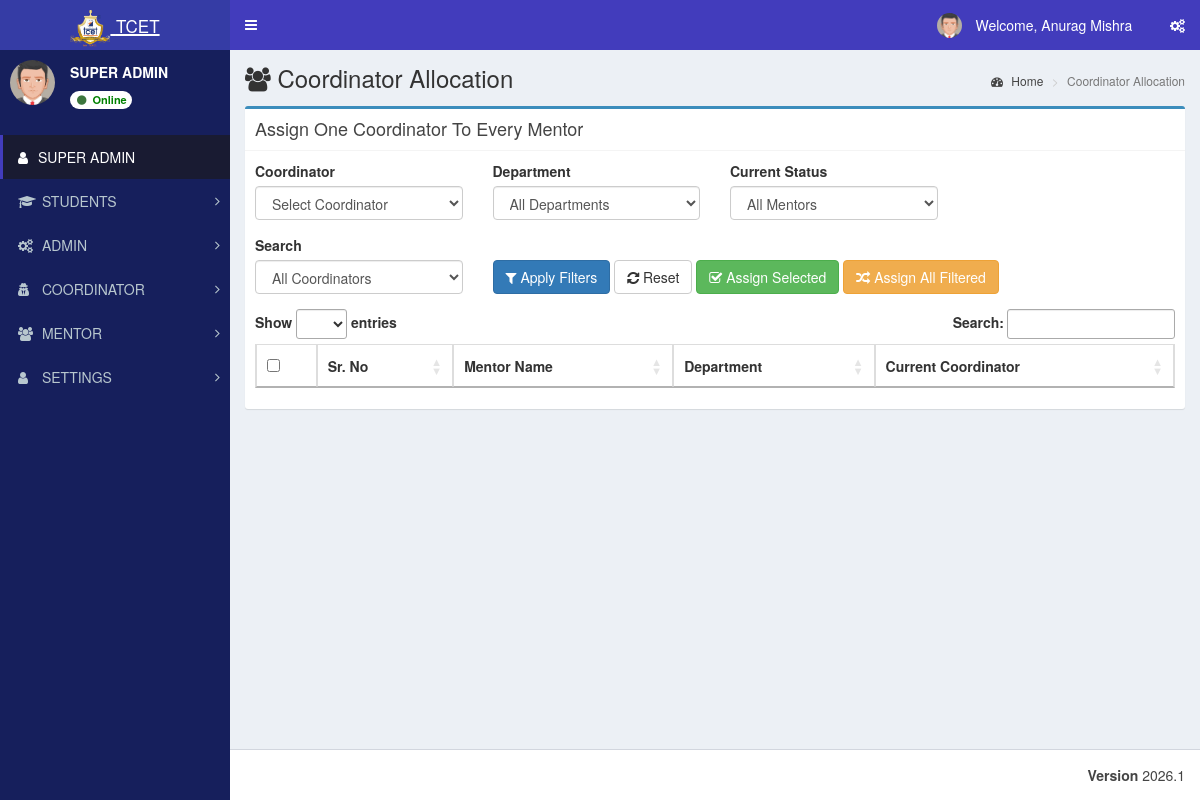
Screenshot of /admin/coordinator_allocation.php (signed in) with the database file from the repository.
### tables this page shows
CREATE TABLE `st_role_master` (
  `role_id` int(11) NOT NULL,
  `role_name` varchar(100) NOT NULL
);

CREATE TABLE `st_menu_master` (
  `menu_id` int(11) NOT NULL,
  `menu_name` varchar(100) NOT NULL,
  `menu_icon` varchar(100) NOT NULL DEFAULT 'fa fa-folder'
);

### database/db_connect.php (called while the page is built, shortened)
<?php
class DBController
{
    public $host = "localhost";
    public $user = "root";
    public $password = "";
    public $database = "tcet_st";
    function __construct()
    {
        $this->conn = $this->connectDB();
    }
    function connectDB()
    {
      $conn = @mysqli_connect($this->host,$this->user,$this->password,$this->database);
      return $conn;
    }
}
?>

### admin/coordinator_allocation.php (the view, shortened to what this page needs)
<?php
require "../database/db_connect.php";
include "header/header.php";
?>
<div class="content-wrapper">
  <section class="content-header">
    <h1><i class="fa fa-users"></i> Coordinator Allocation</h1>
    <ol class="breadcrumb">
      <li><a href="index.php"><i class="fa fa-dashboard"></i> Home</a></li>
      <li class="active">Coordinator Allocation</li>
    </ol>
  </section>
  <section class="content">
    <div class="row">
      <div class="col-md-12">
        <div class="box box-primary">
          <div class="box-header with-border">
            <h3 class="box-title">Assign One Coordinator To Every Mentor</h3>
          </div>
          <div class="box-body">
            <div class="row" style="margin-bottom: 15px;">
              <div class="col-md-3">
                <label>Coordinator</label>
                <select class="form-control" id="coordinator_id">
                  <option value="">Select Coordinator</option>
                </select>
              </div>
              <div class="col-md-3">
                <label>Department</label>
                <select class="form-control" id="department_id">
                  <option value="">All Departments</option>
                </select>
              </div>
              <div class="col-md-3">
                <label>Current Status</label>
                <select class="form-control" id="assignment_status">
                  <option value="">All Mentors</option>
                </select>
              </div>
            </div>
            <div class="row" style="margin-bottom: 15px;">
              <div class="col-md-3">
                <label>Search</label>
                <select class="form-control" id="coordinator_filter">
                  <option value="">All Coordinators</option>
                </select>
              </div>
              <div class="col-md-9" style="padding-top: 25px;">
                <button type="button" class="btn btn-primary" id="apply_filters"><i class="fa fa-filter"></i> Apply Filters</button>
                <button type="button" class="btn btn-default" id="reset_filters"><i class="fa fa-refresh"></i> Reset</button>
                <button type="button" class="btn btn-success" id="assign_selected_btn"><i class="fa fa-check-square-o"></i> Assign Selected</button>
                <button type="button" class="btn btn-warning" id="assign_filtered_btn"><i class="fa fa-random"></i> Assign All Filtered</button>
              </div>
            </div>
            <div class="table-responsive">
              <table id="coordinatorAllocationTable" class="table table-bordered table-striped" width="100%">
                <thead>
                  <tr>
                    <th><input type="checkbox" id="select_all_mentors"></th>
                    <th>Sr. No</th>
                    <th>Mentor Name</th>
                    <th>Department</th>
                    <th>Current Coordinator</th>
                  </tr>
                </thead>
              </table>
            </div>
          </div>
        </div>
      </div>
    </div>
  </section>
</div>
<link rel="stylesheet" type="text/css" href="https://cdn.datatables.net/1.10.19/css/jquery.dataTables.css">
<?php include "header/footer.php"; ?>

### admin/header/header.php (shortened to what this page needs)
<?php
include_once("../database/db_connect.php");
$db_handle = new DBController();
$sessionLoginId = intval($_SESSION['user_login_id'] ?? $_SESSION['user_session'] ?? 0);
$username = '';
$userid = 0;
$usertype = 0;
$sql = "SELECT l.login_id, l.username, l.user_id, u.role_id, u.user_name, r.role_name
	    FROM st_login l
	    LEFT JOIN st_user_master u ON u.user_id = l.user_id
	    LEFT JOIN st_role_master r ON r.role_id = u.role_id
	    WHERE l.login_id='" . $sessionLoginId . "' LIMIT 1";
$result = mysqli_query($db_handle->conn, $sql);
if ($result && $result->num_rows > 0) {
	$row = $result->fetch_assoc();
	$username = $row['username'];
	$userid = intval($row['user_id']);
	$usertype = intval($row['role_id']);
}
$name = $username;
$profileSql = "SELECT COALESCE(NULLIF(TRIM(u.user_name), ''), l.username) AS user_name
			   FROM st_login l
			   LEFT JOIN st_user_master u ON u.user_id = l.user_id
			   WHERE l.user_id = $userid LIMIT 1";
$profileResult = mysqli_query($db_handle->conn, $profileSql);
if ($profileResult && ($profileRow = mysqli_fetch_assoc($profileResult))) {
	$profileName = trim((string)($profileRow['user_name'] ?? ''));
	if ($profileName !== '') {
		$name = $profileName;
	}
}
$sql = "SELECT role_name FROM st_role_master WHERE role_id = ? LIMIT 1";
$stmt = mysqli_prepare($db_handle->conn, $sql);
if ($stmt) {
	mysqli_stmt_bind_param($stmt, 'i', $usertype);
	mysqli_stmt_execute($stmt);
	$result = mysqli_stmt_get_result($stmt);
	if ($row = mysqli_fetch_assoc($result)) {
		$role_name = $row['role_name'];
	}
}
$dashboardRoute = ($usertype === 5) ? 'student_dashboard.php' : 'index.php';
?>
<!DOCTYPE html>
<html>
<head>
	<link rel="stylesheet" href="bootstrap/css/bootstrap.min.css">
	<link rel="stylesheet" href="https://cdnjs.cloudflare.com/ajax/libs/font-awesome/4.5.0/css/font-awesome.min.css">
	<link rel="stylesheet" href="https://cdnjs.cloudflare.com/ajax/libs/ionicons/2.0.1/css/ionicons.min.css">
	<link rel="stylesheet" href="dist/css/AdminLTE.min.css">
	<link rel="stylesheet" href="dist/css/skins/_all-skins.min.css">
	<link rel="stylesheet" href="plugins/iCheck/flat/blue.css">
	<link rel="stylesheet" href="plugins/morris/morris.css">
	<link rel="stylesheet" href="plugins/jvectormap/jquery-jvectormap-1.2.2.css">
	<link rel="stylesheet" href="plugins/datepicker/datepicker3.css">
	<link rel="stylesheet" href="plugins/daterangepicker/daterangepicker.css">
	<link rel="stylesheet" href="plugins/bootstrap-wysihtml5/bootstrap3-wysihtml5.min.css">
</head>
<body class="hold-transition skin-blue sidebar-mini">
	<div class="wrapper">
		<header class="main-header">
			<a href="<?php echo $dashboardRoute; ?>" class="logo">
				<span class="logo-lg"><img src="images/booklogo.webp" class="py-2" height="40px" /> <small>TCET</small></span>
			</a>
			<nav class="navbar navbar-static-top">
				<a href="#" class="sidebar-toggle" data-toggle="offcanvas" role="button">
				</a>
				<div class="navbar-custom-menu">
					<ul class="nav navbar-nav">
						<li class="dropdown user user-menu">
							<a href="#" class="dropdown-toggle" data-toggle="dropdown">
								<img src="dist/img/user2-160x160.jpg" class="user-image" alt="User Image">
								<span class="hidden-xs">&nbsp;Welcome, <?php echo $name; ?> &nbsp;</span>
							</a>
						</li>
						<li>
							<a href="#" data-toggle="control-sidebar"><i class="fa fa-gears"></i></a>
						</li>
					</ul>
				</div>
			</nav>
		</header>
		<aside class="main-sidebar">
			<section class="sidebar">
				<div class="user-panel">
					<div class="pull-left image">
						<img src="dist/img/user2-160x160.jpg" class="img-circle" alt="User Image">
					</div>
					<div class="pull-left info">
						<p><span><?php echo htmlspecialchars($role_name); ?></span></p>
						<a class="badge" href="#" style="background:white; color: green;">
							<i class="fa fa-circle text-success"></i> Online
						</a>
					</div>
				</div>
				<br />
				<?php include "side_menu.php"; ?>
		</aside>

### admin/header/side_menu.php (shortened to what this page needs)
<?php
function sidebar_has_column($conn, $table, $column)
{
	$escapedColumn = mysqli_real_escape_string($conn, $column);
	$result = mysqli_query($conn, "SHOW COLUMNS FROM $table LIKE '$escapedColumn'");
	$exists = ($result && mysqli_num_rows($result) > 0);
	return $exists;
}
$menuHasIconColumn = sidebar_has_column($db_handle->conn, 'st_menu_master', 'menu_icon');
$subMenuHasIconColumn = sidebar_has_column($db_handle->conn, 'st_sub_menu_master', 'sub_menu_icon');
$subMenuHasRouteColumn = sidebar_has_column($db_handle->conn, 'st_sub_menu_master', 'sub_menu_route');
$menuTree = array();
$menuIconSelect = $menuHasIconColumn
	? "COALESCE(NULLIF(TRIM(m.menu_icon), ''), 'fa fa-folder') AS menu_icon"
	: "'fa fa-folder' AS menu_icon";
$subMenuRouteSelect = $subMenuHasRouteColumn
	? "COALESCE(NULLIF(TRIM(sm.sub_menu_route), ''), '#') AS sub_menu_route"
	: "'#' AS sub_menu_route";
$subMenuIconSelect = $subMenuHasIconColumn
	? "COALESCE(NULLIF(TRIM(sm.sub_menu_icon), ''), 'fa fa-angle-double-right') AS sub_menu_icon"
	: "'fa fa-angle-double-right' AS sub_menu_icon";
$menuSql = "SELECT m.menu_id, m.menu_name, $menuIconSelect
			FROM st_menu_master m
			WHERE (
				EXISTS (
					SELECT 1
					FROM st_menu_allocation_master mar
					WHERE mar.menu_id = m.menu_id
					  AND mar.role_id = ?
					  AND mar.sub_menu_id IS NULL
				)
				OR EXISTS (
					SELECT 1
					FROM st_menu_allocation_master maa
					WHERE maa.menu_id = m.menu_id
					  AND maa.role_id = ?
					  AND maa.sub_menu_id IS NOT NULL
				)
			)
			ORDER BY m.menu_id";
$menuStmt = mysqli_prepare($db_handle->conn, $menuSql);
if ($menuStmt) {
	mysqli_stmt_bind_param($menuStmt, 'ii', $usertype, $usertype);
	mysqli_stmt_execute($menuStmt);
	$menuResult = mysqli_stmt_get_result($menuStmt);
	while ($menuRow = mysqli_fetch_assoc($menuResult)) {
		$menuId = (int) $menuRow['menu_id'];
		$menuTree[$menuId] = array(
			'menu_name' => $menuRow['menu_name'],
			'menu_icon' => $menuRow['menu_icon'],
			'submenus' => array()
		);
		$subSql = "SELECT sm.sub_menu_id, sm.sub_menu_name, $subMenuRouteSelect, $subMenuIconSelect
				   FROM st_sub_menu_master sm
				   WHERE sm.menu_id = ?
				   AND (
					   EXISTS (
						   SELECT 1
						   FROM st_menu_allocation_master mar
						   WHERE mar.sub_menu_id = sm.sub_menu_id
							 AND mar.role_id = ?
					   )
				   )
				   ORDER BY sm.sort_order ASC, sm.sub_menu_id ASC";
		$subStmt = mysqli_prepare($db_handle->conn, $subSql);
		if ($subStmt) {
			mysqli_stmt_bind_param($subStmt, 'ii', $menuId, $usertype);
			mysqli_stmt_execute($subStmt);
			$subResult = mysqli_stmt_get_result($subStmt);
			while ($subRow = mysqli_fetch_assoc($subResult)) {
				$menuTree[$menuId]['submenus'][] = $subRow;
			}
		}
	}
}
?>
<ul class="sidebar-menu" id="sidebar-dynamic-menu">
<li class="active"><a href="index.php"><i class="fa fa-user"></i><span><?php echo htmlspecialchars($role_name); ?></span></a></li>
<?php foreach ($menuTree as $menuId => $menuData) {
	$menuName = trim((string) $menuData['menu_name']);
	$menuIcon = trim((string) $menuData['menu_icon']);
?>
<li class="treeview" data-menu-id="<?php echo $menuId; ?>" id="sidebar-menu-<?php echo $menuId; ?>">
<a href="#">
<i class="<?php echo htmlspecialchars($menuIcon); ?>" aria-hidden="true"></i> <span><?php echo strtoupper(htmlspecialchars($menuName)); ?></span>
<span class="pull-right-container">
<i class="fa fa-angle-right pull-right"></i>
</span>
</a>
</li>
<?php } ?>
</ul>
</section>

### rows the page displays
st_role_master: role_name "SUPER ADMIN"
st_menu_master: menu_name "STUDENTS"
st_menu_master: menu_name "ADMIN"
st_menu_master: menu_name "COORDINATOR"
st_menu_master: menu_name "MENTOR"
st_menu_master: menu_name "SETTINGS"

### other values shown
$name "Anurag Mishra"
